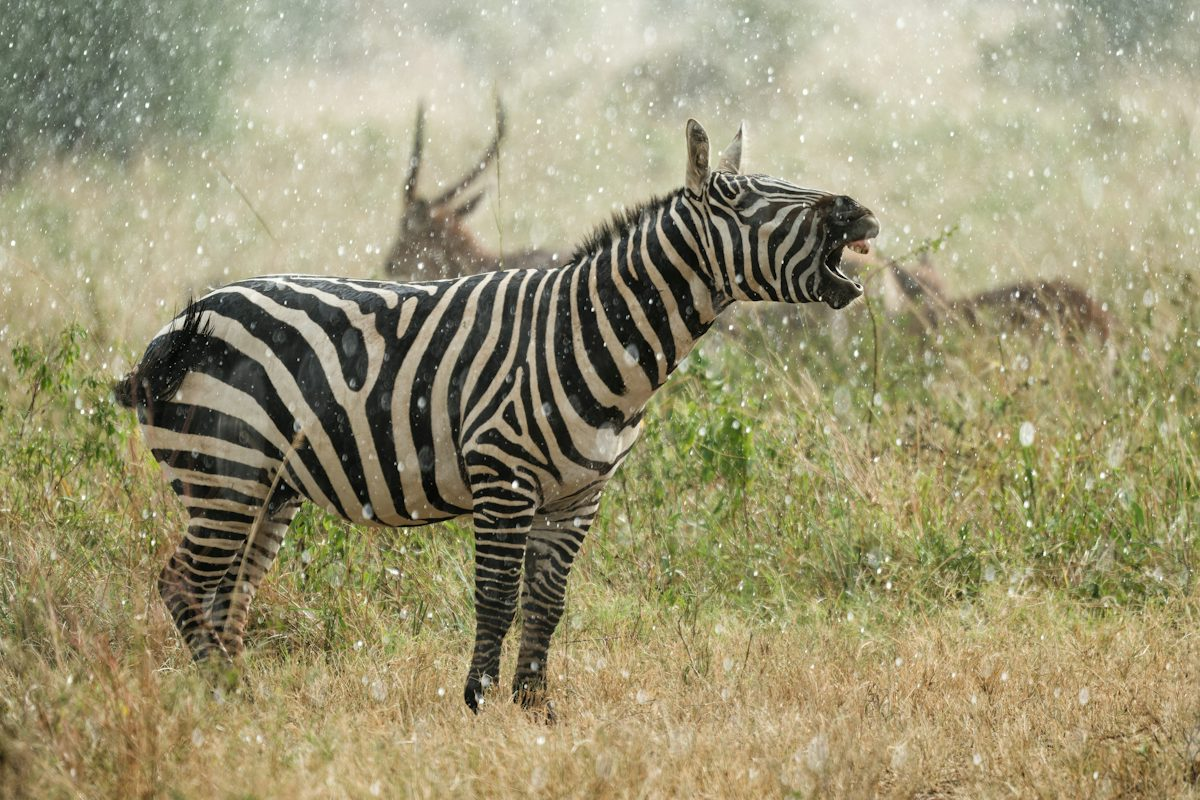
#> input picture Exp1input.jpg, 1200 x 800 px
$ python Exp34.py
#> lines starting #> are read from the running program, lines starting #| are printed output that depends on the picture
import cv2
from tkinter import Tk, filedialog

Tk().withdraw()
file_path = filedialog.askopenfilename(
    title="Select an Image",
    filetypes=[("Image Files", "*.jpg *.jpeg *.png *.bmp")]
)
#> the answer given: Exp1input.jpg

if not file_path:
    print("No image selected!")
    exit()

img = cv2.imread(file_path)
#> img is the input picture: shape (800, 1200, 3); mean B, G, R 115.6, 149.6, 155.9
if img is None:
    print("Error: Unable to load image!")
    exit()

flipped = cv2.flip(img, 1)
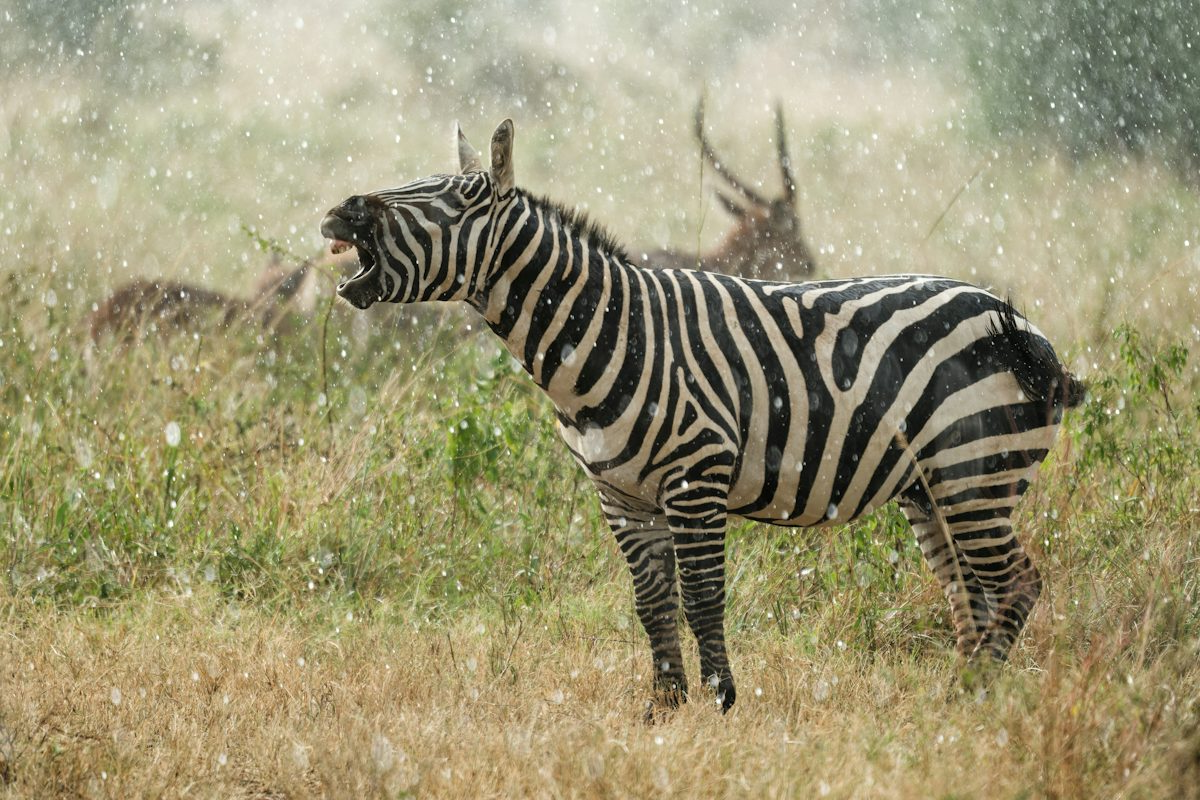
#> flipped: shape (800, 1200, 3); mean B, G, R 115.6, 149.6, 155.9

cv2.imshow("Original Image", img)
cv2.imshow("Flipped Image", flipped)
cv2.waitKey(0)
cv2.destroyAllWindows()

$ run again, on Exp3input.jpg
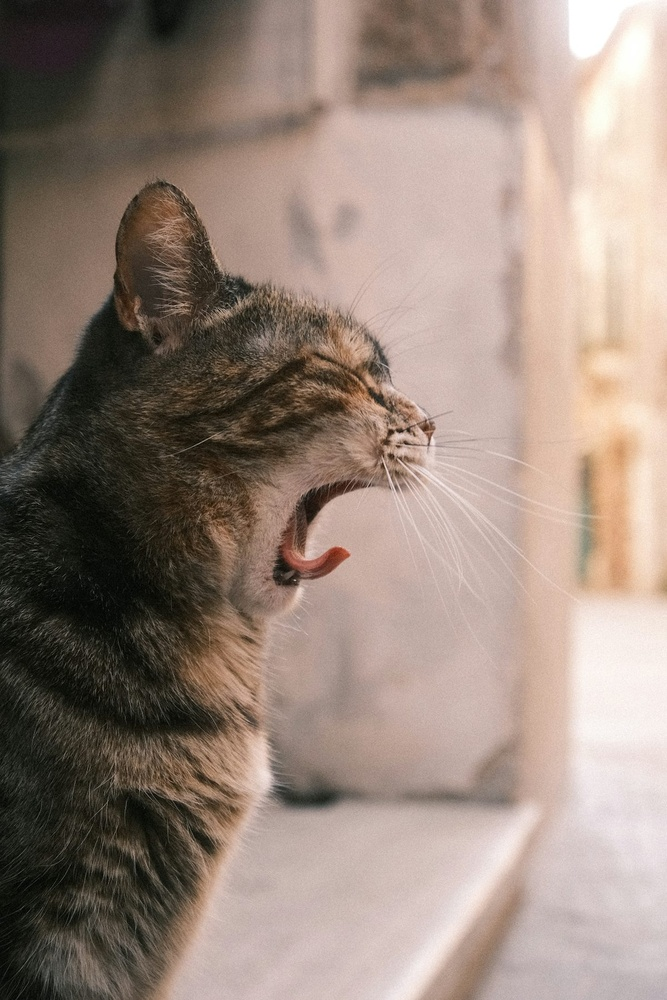
#> input picture Exp3input.jpg, 667 x 1000 px, shrunk from 1200 x 1800 before the run
#> img is the input picture: shape (1000, 667, 3); mean B, G, R 123, 133.8, 151
#> `flipped = cv2.flip(img, 1)`:
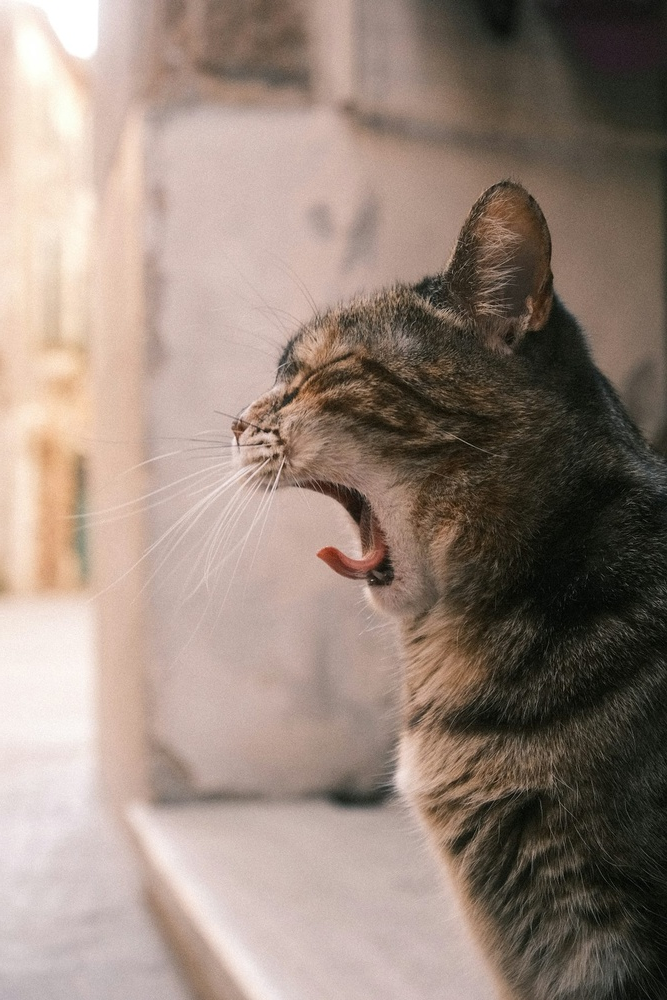
#> flipped: shape (1000, 667, 3); mean B, G, R 123, 133.8, 151

$ run again, on Exp4input.jpg
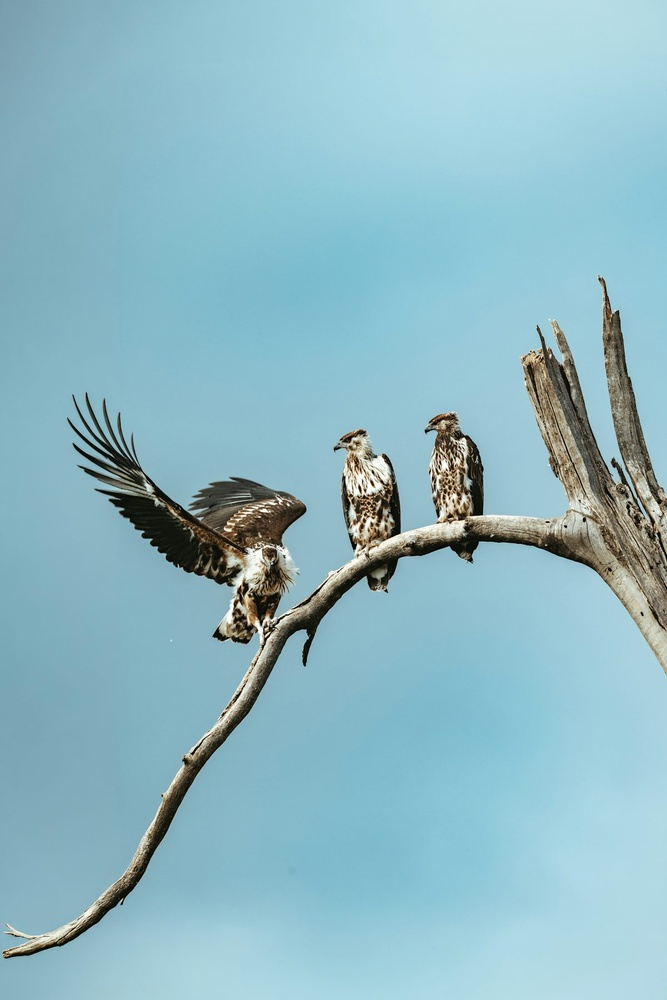
#> input picture Exp4input.jpg, 667 x 1000 px, shrunk from 1200 x 1800 before the run
#> img is the input picture: shape (1000, 667, 3); mean B, G, R 196, 184.6, 141.9
#> `flipped = cv2.flip(img, 1)`:
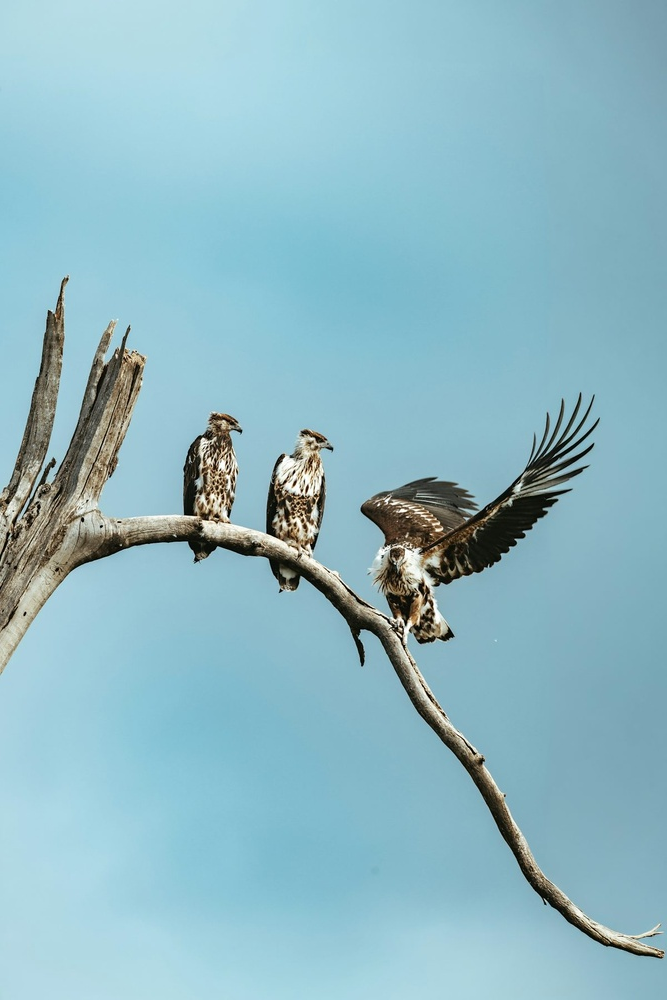
#> flipped: shape (1000, 667, 3); mean B, G, R 196, 184.6, 141.9

$ run again, on Exp5input.jpg
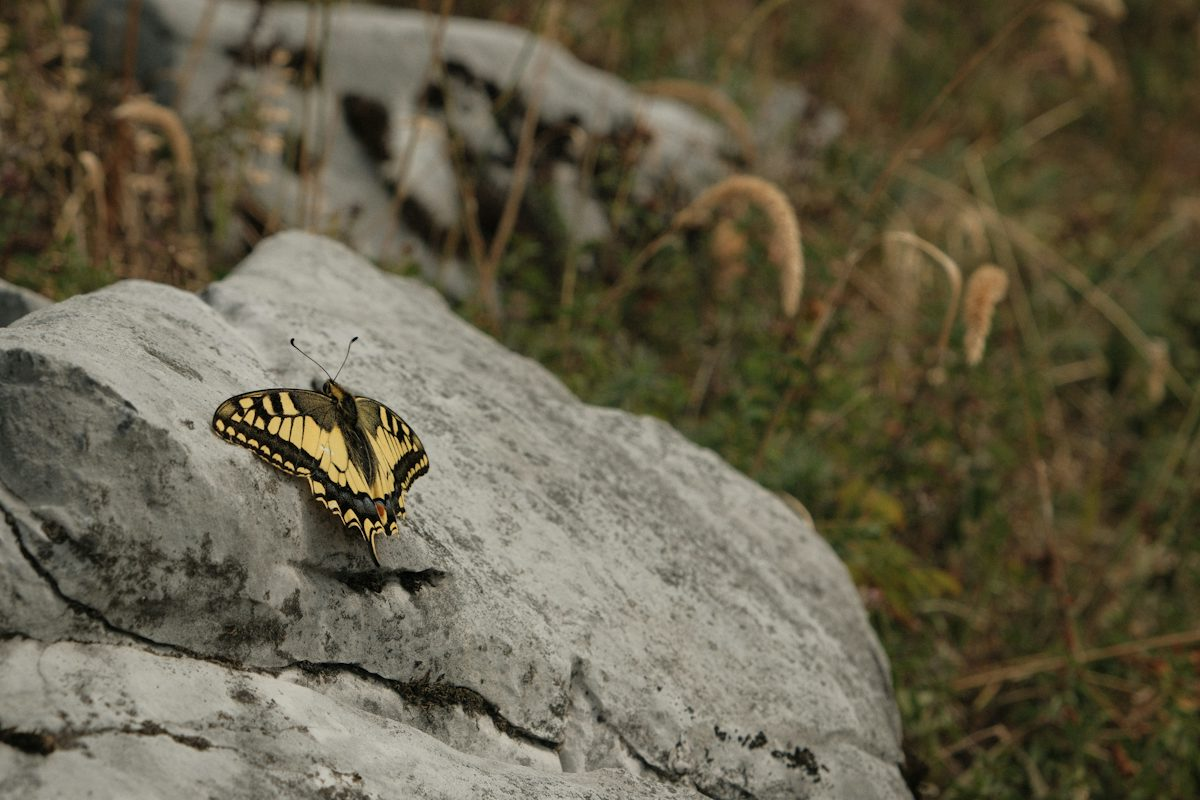
#> input picture Exp5input.jpg, 1200 x 800 px
#> img is the input picture: shape (800, 1200, 3); mean B, G, R 73.4, 94.2, 100.5
#> `flipped = cv2.flip(img, 1)`:
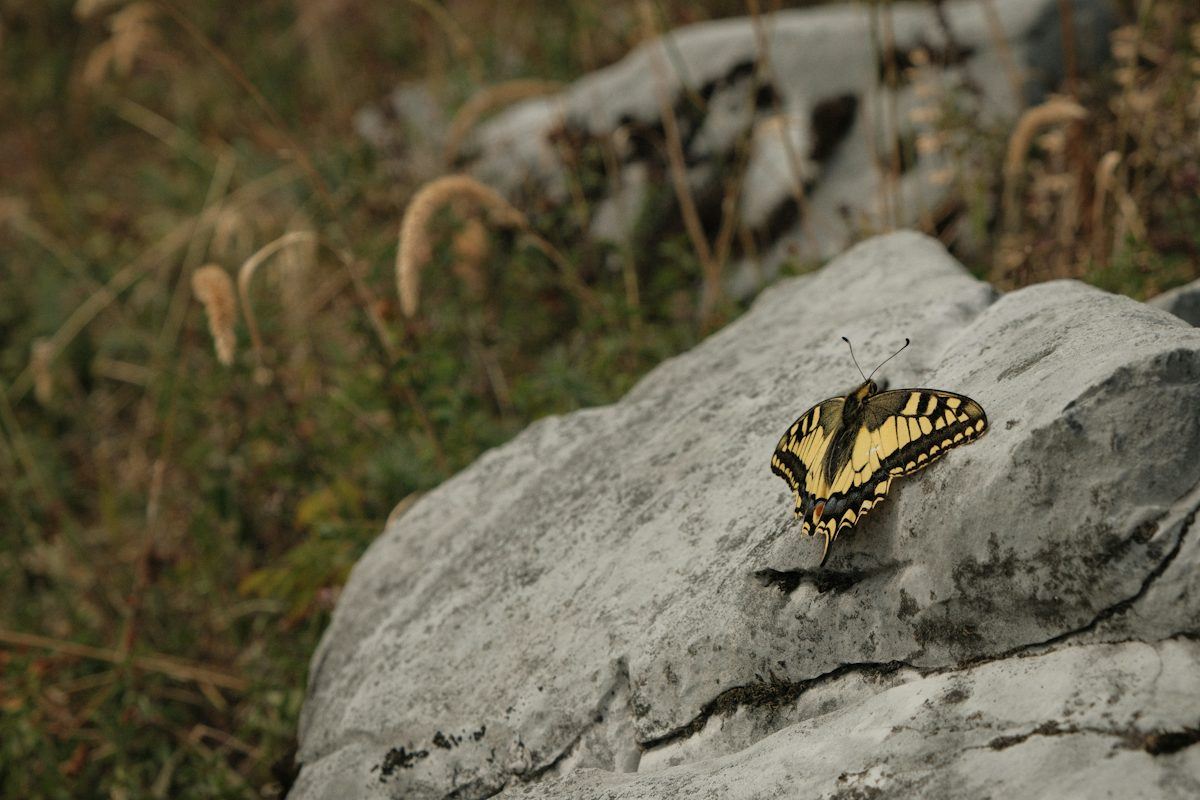
#> flipped: shape (800, 1200, 3); mean B, G, R 73.4, 94.2, 100.5
